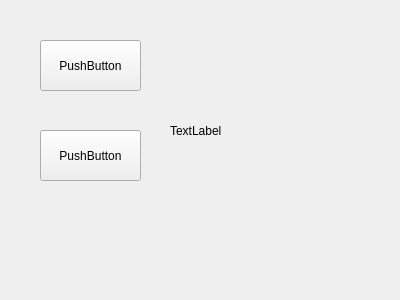
<?xml version="1.0" encoding="UTF-8"?>
<ui version="4.0">
 <class>Widget1</class>
 <widget class="QWidget" name="Widget1">
  <property name="geometry">
   <rect>
    <x>0</x>
    <y>0</y>
    <width>400</width>
    <height>300</height>
   </rect>
  </property>
  <property name="windowTitle">
   <string>Widget1</string>
  </property>
  <widget class="QPushButton" name="pushButton">
   <property name="geometry">
    <rect>
     <x>40</x>
     <y>40</y>
     <width>101</width>
     <height>51</height>
    </rect>
   </property>
   <property name="text">
    <string>PushButton</string>
   </property>
  </widget>
  <widget class="QPushButton" name="pushButton_2">
   <property name="geometry">
    <rect>
     <x>40</x>
     <y>130</y>
     <width>101</width>
     <height>51</height>
    </rect>
   </property>
   <property name="text">
    <string>PushButton</string>
   </property>
  </widget>
  <widget class="QLabel" name="label">
   <property name="geometry">
    <rect>
     <x>170</x>
     <y>50</y>
     <width>211</width>
     <height>161</height>
    </rect>
   </property>
   <property name="text">
    <string>TextLabel</string>
   </property>
  </widget>
 </widget>
 <layoutdefault spacing="6" margin="11"/>
 <resources/>
 <connections/>
</ui>
